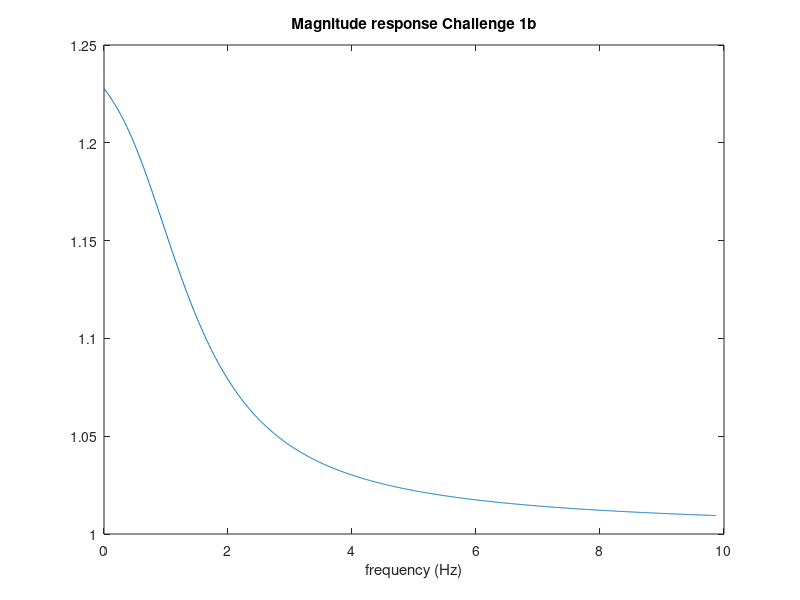
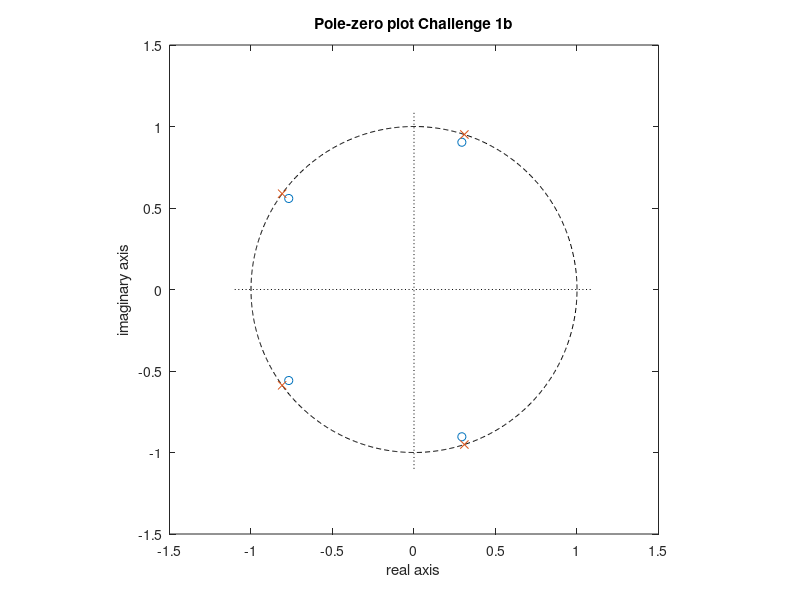
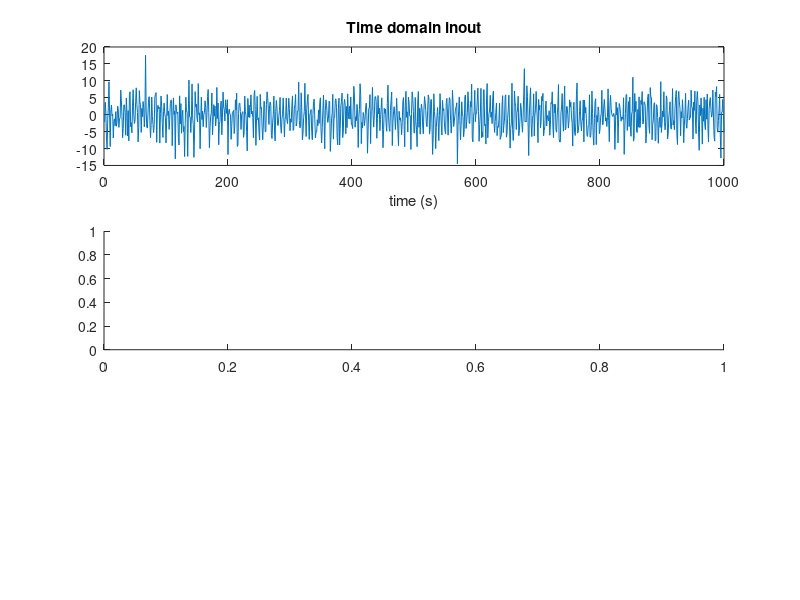

Reproduce these figures in MATLAB, in order. (Note: this script raises an error after producing the figures.)
%we have sampled signal of 300Hz 
%%we have two cascade filters one at 60Hz at the other at the harmonic of
%%120 Hz
%%2*pi === sampling frequency. 0Hz == 0rad, hence 60Hz corersponds to 
%%(60 * 2*pi ) / 300 = 0.4 pi 
%%and for the second filter: (120* 2* pi) /300 = 0.8 pi 
%%THESE CORRESPOND TO THE ZEROS OF THE TRANSFER FUNCTION, SINCE WE WANT IT
%%TO BE ZERO AT THIS FREQ 

%poles should be between origin and the zeros, we should slightly shift them  
%assignment says 95% from poles 
%find their respective transfer functions 

fs =  300; 
% first make notch filter for 60Hz powerline
z1 = [exp(0.4*pi*1i), exp(-0.4*pi*1i)];
p1 = [0.95*exp(0.4*pi*1i), 0.95*exp(-0.4*pi*1i)];
b1 = poly(z1);
a1 = poly(p1);
sys1 = tf(b1, a1, 1/fs);
%figure;
%bode(sys1), grid on;
%title("Notch filter at 60Hz");

%%second filter t 120HZ

z2 = [exp(0.8*pi*1i), exp(-0.8*pi*1i)];
p2 = [0.95*exp(0.8*pi*1i), 0.95*exp(-0.8*pi*1i)];
b2 = poly(z2);

a2 = poly(p2); 
sys2 = tf(b2, a2, 1/fs);
% figure;
% bode(sys2), grid on ;
% title("notch filter at 120Hz");

%combination of both 
z3 = [z1 z2]; 
p3 = [p1 p2]; 
b3 = poly(z3);
a3 = poly(p3); 
sys3 = tf(b3, a3, 1/fs); 

% figure;
% bode(sys3), grid on;
% title("both notch filters together"); 

%%are the zeros on the unit circle? (do the module on the imaginary and
%%real part) Given that they only have imaginary part( the redius = 1) 
% and we represent them in the polar form, we can induce taht all our zeros
% are in the unit circle


%% obtained transfer function 
 
%   1.000 *z^4 + 1.0000 *z^3 + 1.0000*z^2 + 1.0000*z + 1.0000
%  --------------------------------------------------------------
%  1.000*z^4 + 0.9500 z^3 + 0.9025 z^2 + 0.8574 z + 0.8145


%% Challenge
% 1b
% Plot the magnitude response (bode magnitude plot)

% first compute the frequency response
omega=linspace(0,2*pi,1000); % frequencies in radians with 1000 data points
H = zeros(size(omega));
for i=1: length(omega)
    H(i)= polyval(b3, omega(i)) / polyval(a3, omega(i));
end
%h = freqz(b3, a3, omega); %frequency response
figure;
plot(omega/2*pi, abs(H))  %giving that omega = 2pi*f we need tp divide by 2pi when plotting
% Plot the magnitude response (absolute value of the frequency response)
xlabel('frequency (Hz)');
title('Magnitude response Challenge 1b')

%bode(omega/(2*pi), abs(H2))  %giving that omega = 2pi*f we need tp divide by 2pi when plotting



% Make a pole-zero plot
figure;

% plot unit circle
tmpx=real(exp(omega*1i));
tmpy=imag(exp(omega*1i));
plot(tmpx,tmpy,'--k');
% plot real axis
hold on
plot(linspace(-1.1,1.1,100),zeros(1,100),'k:')
% plot imaginary axis
plot(zeros(1,100),linspace(-1.1,1.1,100),'k:')
% plot poles with an x
plot(real(p3), imag(p3), 'o')
plot(real(z3), imag(z3), 'x')
% plot zeros with an o
xlabel('real axis')
ylabel('imaginary axis')
axis square
title('Pole-zero plot Challenge 1b')


%%Challenge 1c

data = load("data_MM_bonus2_challenge1.mat");
figure;
subplot(3,1,1)
plot(data.u);
title ('Time domain inout');
xlabel('time (s)') % also make sure you actually have seconds that you show 
subplot(3,1,2)
plot((0:length(u)-1)*(fs/length(u)),abs(fft(u))); % magnitude spectrum
title('Magnitude spectrum input');

%%TODODOOO
xlabel('')
subplot(3,1,3)
% todo: add the phase spectum
%getting our phase; use atan2 tp avoid computation errors
%using the fourier transformation from the database and retrieving the rea
phase = atan2(imag(fft(u)), real(fft(u)))*180/pi; %its in degrees

%linspace(0,2*pi,1000)
% plot(linspace(0,fs,1000), phase)
title('Phase spectrum input');
xlabel('frequency (Hz)')
ylabel('angle')

%%Challenge 1d
figure;
% plot((0:length(u)-1)*(fs/length(u)),abs(fft(u))); % magnitude spectrum input
% hold on
output  = zeros(1,1000);
input =abs( fft(u));
for i = 1:1000
    output(i)= polyval(b3, input(i)) / polyval(a3, input(i));
end
% plot((0:length(u)-1)*(fs/length(u)),abs(input));
% hold on
plot((0:length(u)-1)*(fs/length(u)),abs(fft(output)));
% legend({'y = sin(x)','y = cos(x)'},'Location','southwest')
% hold off
% todo: magnitude spectrum output
title('Magnitude spectrum');
xlabel('write the meaning and units here')

T=0.01; % sampling interval
A=[-1 2 -3;-2 0 -1;2 1 -1]; % System matrix
B=[1; 0; -2]; % input matrix
C=[0 0 2]; % output matrix
D=0; % direct feedthrough
t=0:T:5-T; %create time vector
u=linspace(-1,1,length(t))+sin(2*t); % sampled time series

y= lsim(sys, u, T);

 